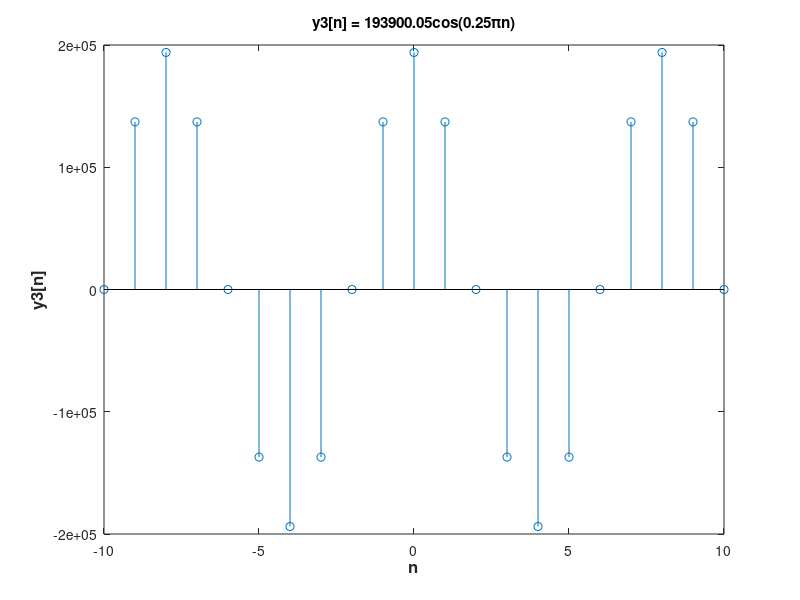

The MATLAB script that drew this image:
n = -10:10;

y3 = 193900.05 * cos (0.25 * pi * n);

stem (n, y3)
xlabel('n', 'FontSize', 12, 'FontWeight', 'bold')
ylabel('y3[n]', 'FontSize', 12, 'FontWeight', 'bold')
title ('y3[n] = 193900.05cos(0.25πn)')
